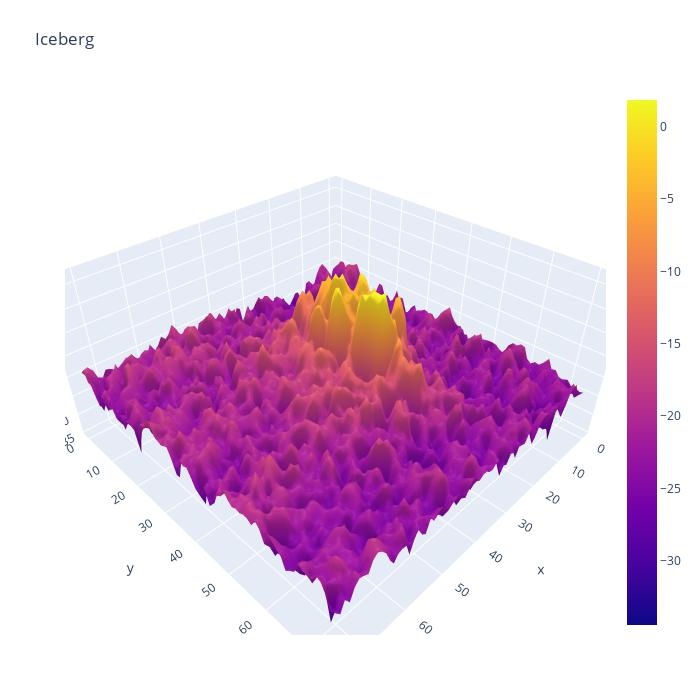

Notebook code cell kept with this figure:
### Markdown cell above
### Plotting 3D iceberg and ship example

### Code cell
py.init_notebook_mode(connected=True)
def plotmy3d(c, name):

    data = [
        go.Surface(
            z=c
        )
    ]
    layout = go.Layout(
        title=name,
        autosize=False,
        width=700,
        height=700,
        margin=dict(
            l=65,
            r=50,
            b=65,
            t=90
        )
    )
    fig = go.Figure(data=data, layout=layout)
    py.iplot(fig)
plotmy3d(X_band_1[12,:,:], 'Iceberg')

### Figure 1 — Plotly figure (JSON) as saved in the notebook; plotly's stock layout.template omitted (floating-point values rounded to 4 significant figures; data arrays with more than 128 entries replaced by an {"elided": "..."} marker saying what was removed)
{"data": [{"type": "surface", "z": {"elided": "75x75 float values"}}], "layout": {"autosize": false, "height": 700, "margin": {"b": 65, "l": 65, "r": 50, "t": 90}, "title": {"text": "Iceberg"}, "width": 700}}
